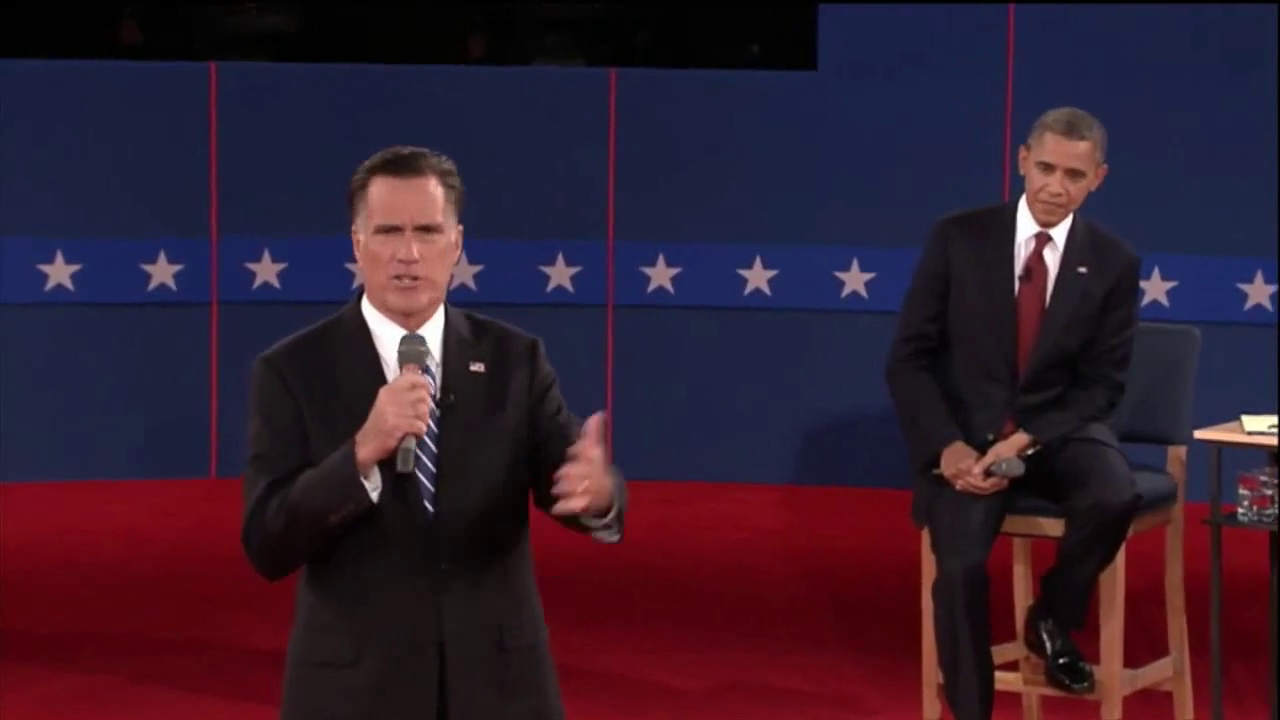
#> input picture frame 31 of ps7/input/pres_debate.mp4, 1280 x 720 px
$ python experiment.py   (Python 2 division)
#> lines starting #> are read from the running program, lines starting #| are printed output that depends on the picture
### ps7/ps7.py
"""Problem Set 7: Particle Filter Tracking."""

import numpy as np
import cv2

import os
import math
import time

# I/O directories
input_dir = "input"
output_dir = "output"


# Assignment code
class ParticleFilter(object):
    """A particle filter tracker, encapsulating state, initialization and update methods.
    Refer to the method run_particle_filter( ) in experiment.py to understand how this
    class and methods work.
    """

    def __init__(self, frame, template, **kwargs):
        """Initialize particle filter object.
        The main components of your particle filter should at least be:
        - self.particles (numpy.array): Here you will store your particles. This should be a
                                        N x 2 array where N = self.num_particles. This component
                                        is used by the autograder so make sure you define it
                                        appropriately. Each particle should be added using the
                                        convention [row, col]
        - self.weights (numpy.array): Array of N weights, one for each particle.
                                      Hint: initialize them with a uniform normalized distribution
                                      (equal weight for each one). Required by the autograder
        - self.template (numpy.array): Cropped section of the first video frame that will be used
                                       as the template to track.
        - self.frame (numpy.array): Current video frame from cv2.VideoCapture().

        Parameters
        ----------
            frame (numpy.array): color BGR uint8 image of initial video frame, values in [0, 255]
            template (numpy.array): color BGR uint8 image of patch to track, values in [0, 255]
            kwargs: keyword arguments needed by particle filter model, including:
            - num_particles (int): number of particles.
            - sigma_mse (float): sigma value used in the similarity measure.
            - sigma_dyn (float): sigma value that can be used when adding gaussian noise to u and v.
            - template_rect (dict): Template coordinates with x, y, width, and height values.
        """

        self.num_particles = kwargs.get('num_particles')  # required by the autograder
        self.sigma_mse = kwargs.get('sigma_mse')  # required by the autograder
        self.sigma_dyn = kwargs.get('sigma_dyn')  # required by the autograder
        self.template_rect = kwargs.get('template_coords')  # required by the autograder
        # If you want to add more parameters, make sure you set a default value so that
        # your test doesn't fail the autograder because of an unknown or None value.
        #
        # The way to do it is:
        # self.some_parameter_name = kwargs.get('parameter_name', default_value)
        # TODO: Your code here - extract any additional keyword arguments you need.

        self.template = cv2.cvtColor(template, cv2.COLOR_BGR2GRAY) #template
        self.frame = frame

        self.template_name = kwargs.get('template_name', '')
        if self.template_name == 'hand':
            frame_shape = self.frame.shape
            row = np.random.choice(range(int(frame_shape[0]/2),frame_shape[0]), self.num_particles) * 1.
            col = np.random.choice(range(int(frame_shape[1]/3),int(frame_shape[1]/3*2)), self.num_particles) * 1.
            self.particles = np.vstack((row,col)).T  # Todo: Initialize your particles array. Read docstring.
        elif self.template_name == 'head':
            frame_shape = self.frame.shape
            row = np.random.choice(range(int(frame_shape[0]/2)), self.num_particles) * 1.
            col = np.random.choice(range(int(frame_shape[1]/3*2)), self.num_particles) * 1.
            self.particles = np.vstack((row,col)).T  # Todo: Initialize your particles array. Read docstring.
        else:
            frame_shape = self.frame.shape
            row = np.random.choice(int(frame_shape[0]), self.num_particles) * 1.
            col = np.random.choice(int(frame_shape[1]), self.num_particles) * 1.
            self.particles = np.vstack((row,col)).T  # Todo: Initialize your particles array. Read docstring.

        self.weights = np.ones(self.num_particles) / self.num_particles  # Todo: Initialize your weights array. Read docstring.
        # Initialize any other components you may need when designing your filter.


    def get_particles(self):
        return self.particles

    def get_weights(self):
        return self.weights

    def process(self, frame, cycle_num=20):
        """Process a frame (image) of video and update filter state.

        Parameters
        ----------
            frame: color BGR uint8 image of current video frame, values in [0, 255]
        """
        """
        reload(ps7)
        pf = ps7.ParticleFilter(frame, template, num_particles=num_particles, sigma_mse=sigma_mse, sigma_dyn=sigma_dyn, template_coords=template_rect)
        pf.process(frame)
        """


        # convert gbr to grayscale
        gray_frame = cv2.cvtColor(frame, cv2.COLOR_BGR2GRAY)
        gray_template = self.template#cv2.cvtColor(self.template, cv2.COLOR_BGR2GRAY)
        height = self.template_rect['h']
        width = self.template_rect['w']


        for i in range(cycle_num):
            # random sample particles according to weights
            particle_idx = np.random.choice(self.num_particles, self.num_particles, replace=True, p=self.weights)
            self.particles = self.particles[[particle_idx]]

            # random move
            movement = np.random.normal(0, self.sigma_dyn, (self.num_particles, 2))
            self.particles += movement

            # get the patch according to the particels
            patch_list = []
            zero_weight_idx = []
            for idx, value in enumerate(self.particles):
                row = value[0]
                col = value[1]
                #height = self.template_rect['h']
                #width = self.template_rect['w']
                row_l = int(row-height/2)
                row_h = int(row+height/2)
                col_l = int(col-width/2)
                col_h = int(col+width/2)
                # check whether patch in range
                if (row_l >= 0) and (col_l >= 0) and (row_h < gray_frame.shape[0]) and (col_h < gray_frame.shape[1]):
                    patch = gray_frame[row_l:row_h, col_l:col_h]
                else:
                    zero_weight_idx.append(idx)
                    patch = np.zeros(gray_template.shape) # assign zero to the patch that's out of range

                patch_list.append(patch)

            a = time.time()
            # calculate mse
            mse_list = []
            for patch in patch_list:
                min_height = min(patch.shape[0], gray_template.shape[0])
                min_width = min(patch.shape[1], gray_template.shape[1])
                patches_mse = mse(gray_template[:min_height,:min_width], patch[:min_height, :min_width])
                mse_list.append(patches_mse)
            #print "calculate chi: ", time.time() - a

            a = time.time()
            # probability as weight
            prob = np.exp(-np.array(mse_list)/(2*self.sigma_mse**2))
            prob[zero_weight_idx] = 0
            self.weights = prob / np.sum(prob)
            # [4 lines of commented-out code are left out]


    # [50 lines left out: function render, not called in this run]
        # Complete the rest of the code as instructed.


        #cv2.circle(img_out, (int(circle[0]), int(circle[1])), radius, (0, 255, 0), line_thickness) # image, center, radius, color, line_thickness
        # TODO: Your code here - draw particles, tracking window and a circle to indicate spread

class AppearanceModelPF(ParticleFilter):
    """A variation of particle filter tracker that updates its appearance model over time."""

    # [96 lines left out: functions __init__, process, not called in this run]

    # TODO: Override render() if desired (shouldn't have to, ideally)


class MeanShiftLitePF(ParticleFilter):
    """A variation of particle filter tracker that uses the color distribution of the patch."""

    # [279 lines left out: functions __init__, process_3, process, process_2, not called in this run]

    # TODO: Override render() if desired (shouldn't have to, ideally)


class MDParticleFilter(ParticleFilter):
    """A variation of particle filter tracker that incorporates more dynamics."""

    # [8 lines left out: function __init__, not called in this run]
        # If you want to add more parameters, make sure you set a default value so that
        # your test doesn't fail the autograder because of an unknown or None value.
        #
        # The way to do it is:
        # self.some_parameter_name = kwargs.get('parameter_name', default_value)
        # TODO: Your code here - additional initialization steps, keyword arguments

    # TODO: Override process() to implement appearance model update
    def process(self, frame):
        pass

    # TODO: Override render() if desired (shouldn't have to, ideally)


# [31 lines left out: functions mse, bin_image_2, bin_image, not called in this run]

def cal_chi(his_a, his_b):
    return (((his_a - his_b) ** 2)/(his_a + his_b + 2e-308).astype("float")).sum()/2


def check_range(frame):
    pass

### ps7/experiment.py
"""Problem Set 7: Particle Filter Tracking"""
import cv2
import os
import numpy as np

#import sys
#sys.path.append("/Users/TianSu/Dropbox/Study/GT/CV/ps07")

import ps7

# I/O directories
input_dir = "input"
output_dir = "output"

#input_dir = "/Users/TianSu/Dropbox/Study/GT/CV/ps07/input"
#output_dir = "/Users/TianSu/Dropbox/Study/GT/CV/ps07/output/test"

#from matplotlib import pyplot as plt

# Driver/helper code
def run_particle_filter(pf_class, video_filename, template_rect, save_frames={}, cycle_num=20, break_num=10, video_name='Tracking', **kwargs):
    """Instantiate and run a particle filter on a given video and template.

    Create an object of type pf_class, passing in initial video frame,
    template (extracted from first frame using template_rect), and any keyword arguments.

    Parameters
    ----------
        pf_class: particle filter class to instantiate (e.g. ParticleFilter)
        video_filename: path to input video file
        template_rect: dictionary specifying template bounds (x, y, w, h), as float or int
        save_frames: dictionary of frames to save {<frame number>|'template': <filename>}
        kwargs: arbitrary keyword arguments passed on to particle filter class
    """
#> called with video_filename = 'input/pres_debate.mp4', cycle_num = 10, break_num = 171, video_name = 'Tracking'
    """
    video_filename = os.path.join(input_dir, "pres_debate.mp4")
    save_frames = {
           'template': os.path.join(output_dir, 'ps7-2-a-1.png'),
            15: os.path.join(output_dir, 'ps7-2-a-2.png'),
            50: os.path.join(output_dir, 'ps7-2-a-3.png'),
            140: os.path.join(output_dir, 'ps7-2-a-4.png')
            }
    """
    # Open video file
    video = cv2.VideoCapture(video_filename)

    # Initialize objects
    template = None
    pf = None
    frame_num = 0

    # Loop over video (until last frame or Ctrl + C is presssed)
    while True:
        try:
            # Try to read a frame
            okay, frame = video.read()
#> frame is the input picture: shape (720, 1280, 3); mean B, G, R 46.5, 29.4, 50.9
            if not okay:
                break  # no more frames, or can't read video

            # Extract template and initialize (one-time only)
            if template is None:
                template = frame[int(template_rect['y']):int(template_rect['y'] + template_rect['h']),
                                 int(template_rect['x']):int(template_rect['x'] + template_rect['w'])]
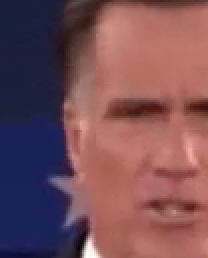
#> template: shape (129, 104, 3) (shown 2 times larger); mean B, G, R 86.6, 79.4, 119.7
                if 'template' in save_frames:
                    cv2.imwrite(save_frames['template'], template)
                pf = pf_class(frame, template, **kwargs)
#> in __init__, `self.template = cv2.cvtColor(template, cv2.COLOR_BGR2GRAY)`:
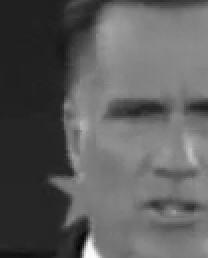
#> self.template: shape (129, 104) (shown 2 times larger); min 5, max 252, mean 92.2
#> (the rest of the program and of its run is left out)
